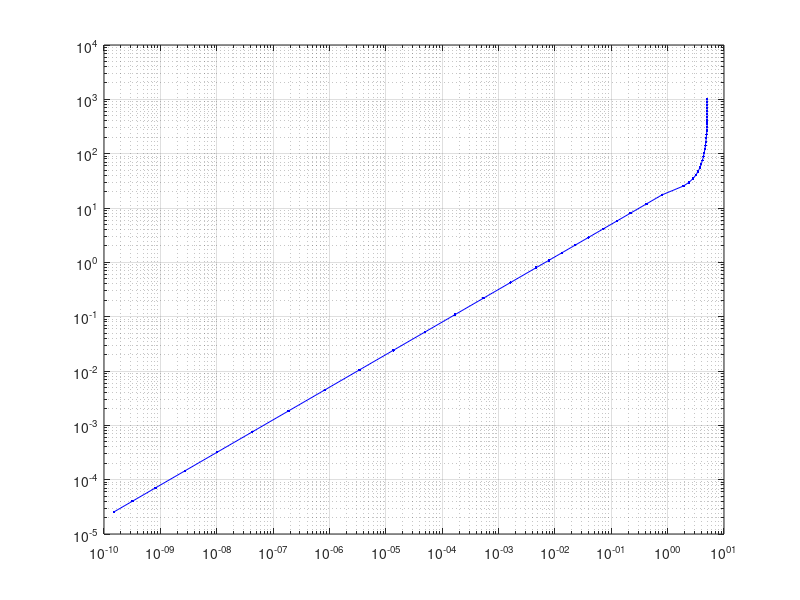

Write the MATLAB code that produced this figure.
% Generate a complete fake CFC profile from just a lower trop mixing ratio
%

% Created: 06 July 2010, Scott Hannon
%%%%%%%%%%%%%%%%%%%%%%%%%%%%%%%%%%%%%%%%%%%%%%%%%%%%%%%%%%%%%%%%%%%%%%%%%%%%%%%

gasid = input('enter gas ID number: ');
mrlowtrop = input('enter lower trop mixing ratio (ppm) : ');

p=[1.013E+03, 8.988E+02, 7.950E+02, 7.012E+02, 6.166E+02, ...
   5.405E+02, 4.722E+02, 4.111E+02, 3.565E+02, 3.080E+02, ...
   2.650E+02, 2.270E+02, 1.940E+02, 1.658E+02, 1.417E+02, ...
   1.211E+02, 1.035E+02, 8.850E+01, 7.565E+01, 6.467E+01, ...
   5.529E+01, 4.729E+01, 4.047E+01, 3.467E+01, 2.972E+01, ...
   2.549E+01, 1.743E+01, 1.197E+01, 8.010E+00, 5.746E+00, ...
   4.150E+00, 2.871E+00, 2.060E+00, 1.491E+00, 1.090E+00, ...
   7.978E-01, 4.250E-01, 2.190E-01, 1.090E-01, 5.220E-02, ...
   2.400E-02, 1.050E-02, 4.460E-03, 1.840E-03, 7.600E-04, ...
   3.200E-04, 1.450E-04, 7.100E-05, 4.010E-05, 2.540E-05];
%
mr = zeros(1,50);


% constant from surface to 300 mb
ind = find(p >= 300);
mr(ind) = mrlowtrop;
mr300 = mrlowtrop;


% inverse drop off from 300 to 20 mb
ind=find(p >= 20 & p < 300);
mr20 = mrlowtrop / 5.0;
mr(ind) = (1./p(ind) - 1./20)*(mr300 - mr20)/(1./300 - 1./20) + mr20;


% log-log drop off from 20 to 2E-5 mb
ind = find(p < 20);
mr2em5 = mr20/1E+10;
lmr = (log(p(ind))-log(20))*(log(mr2em5)-log(mr20))/(log(2E-5)-log(20)) + ...
   log(mr20);
mr(ind) = exp(lmr);


loglog(mr,p,'b.-'),grid


% Write formated data to screen
fprintf(1,' \n',[]);
fprintf(1,'%3i\n',gasid);
for ii=1:9
   jj = (ii-1)*5 + (1:5);
   fprintf(1,'       %9.3e, %9.3e, %9.3e, %9.3e, %9.3e,\n',mr(jj));
end
ii=10;
jj = (ii-1)*5 + (1:5);
fprintf(1,'       %9.3e, %9.3e, %9.3e, %9.3e, %9.3e\n',mr(jj));

fprintf(1,' \n',[]);
%%% end oif program %%%
